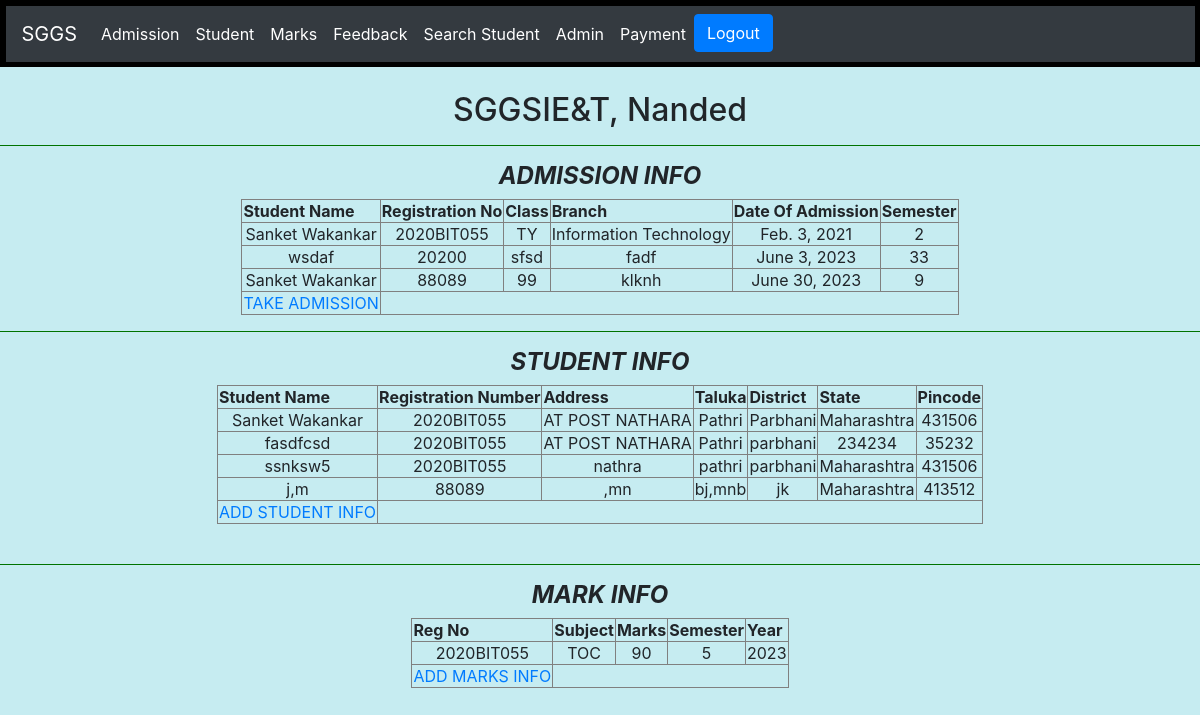
Screenshot of /feedback/ (signed in) with the database file from the repository.
### cl/models.py (models this page shows)
class Admission(models.Model):
    regno = models.CharField(max_length = 50)
    sname = models.CharField(max_length = 100)
    classes = models.CharField(max_length = 30)
    branch = models.CharField(max_length = 30)
    doa = models.DateField(auto_now=False, auto_now_add=False)
    semester =  models.PositiveIntegerField()
    def __str__(self):
        return '%s' % (self.regno)

class Student(models.Model):
    sname = models.CharField(max_length = 70)
    regno = models.ForeignKey(Admission,related_name='regno_Student_set', on_delete=models.CASCADE)
    address = models.CharField(max_length = 100)
    taluka = models.CharField(max_length = 30)
    district = models.CharField(max_length = 30)
    state = models.CharField(max_length = 30)
    pincode = models.PositiveIntegerField()

class Marks(models.Model):
    regno =  models.ForeignKey(Admission,related_name='mregno_Student_set', on_delete=models.CASCADE)
    subject = models.CharField(max_length = 50)
    mark = models.CharField(max_length = 50)
    semester = models.CharField(max_length = 50)
    year = models.CharField(max_length = 10)

### cl/views.py (the view)
# urls.py: path('feedback/',views.feedback),
@login_required(login_url='login')
def feedback(request):
    context={}
    adm = Student.objects.all()
    m = Marks.objects.all()
    a = Admission.objects.all()
    context = {'data': adm,
     'mdata': m,
     'adata': a
        }
    return render(request,"feedback.html",context)

### templates/feedback.html (shortened to what this page needs)
<htmp <DOCTYPE!>
    <html>
        <head>
            {% include "index.html" %}
       </head>
        <body>
            <h2> <center>SGGSIE&T, Nanded</h2></center>
    <div>
        <table border=1  color="black" align="center" >
        <hr color="green">
        <h4> <center> <b><i>ADMISSION INFO </i></b></center> </h4>
               <table border=1  color="black" align="center" >
          <tr>
        <th>Student Name </th>
        <th> Registration No </th>
        <th> Class </th>
        <th> Branch </th>
        <th> Date Of Admission </th>
        <th> Semester </th>
          </tr>
        {% for aentry in adata %}
        <tr>
  <td align="center"> {{ aentry.sname }} </td>
  <td align="center"> {{ aentry.regno }} </td>
  <td align="center"> {{ aentry.classes }} </td>
  <td align="center"> {{ aentry.branch }} </td>
  <td align="center"> {{ aentry.doa}} </td>
  <td align="center"> {{ aentry.semester }} </td>
        </tr>
        {% endfor %}
   <td align="center">
      <a href = {% url 'adm' %}>TAKE ADMISSION </a>
    </td>
    </table>
    </div>
            <div>
              <hr color="green">
              <h4> <center> <b><i>STUDENT INFO </i></b></center> </h4>
                     <table border=1  color="red" align="center" >
                    <tr>
              <th> Student Name </th>
              <th> Registration Number </th>
              <th> Address </th>
              <th> Taluka </th>
              <th> District </th>
              <th> State </th>
              <th> Pincode </th>
                     </tr>
                    {% for entry in data %}
                    <tr>
              <td align="center"> {{ entry.sname }} </td>
              <td align="center"> {{ entry.regno }} </td>
              <td align="center"> {{ entry.address }} </td>
              <td align="center"> {{ entry.taluka }} </td>
              <td align="center"> {{ entry.district }} </td>
              <td align="center"> {{ entry.state }} </td>
              <td align="center"> {{ entry.pincode }} </td>
                 </tr>
                {% endfor %}
                <td align="center">
                  <a href = {% url 'stu' %}>ADD STUDENT INFO </a>
                </td>
                </table>
                </div>
                <br>
            <div>
                <table border=1  color="red" align="center" >
                <hr color="green">
                <h4> <center> <b><i>MARK INFO </i></b></center> </h4>
                       <table border=1  color="red" align="center" >
                  <tr>
                <th> Reg No </th>
                <th> Subject </th>
                <th> Marks </th>
                <th> Semester </th>
                <th> Year </th>
                  </tr>
                {% for mentry in mdata %}
                <tr>
          <td align="center"> {{ mentry.regno }} </td>
          <td align="center"> {{ mentry.subject }} </td>
          <td align="center"> {{ mentry.mark }} </td>
          <td align="center"> {{ mentry.semester }} </td>
          <td align="center"> {{ mentry.year }} </td>
                </tr>
                {% endfor %}
          <td align="center">
                <a href = {% url 'mar' %}>ADD MARKS INFO </a>
          </td>
          </table>
          </div>
        </body>
    </html>

### templates/index.html (shortened to what this page needs)
<HTML DOCTYPE!>
<html lang="en">
  <head>
    <link rel="stylesheet" href="https://cdn.jsdelivr.net/npm/bootstrap@4.0.0/dist/css/bootstrap.min.css">
  </head>
  <body>
    <div class="black">
    <nav class="navbar navbar-expand-lg navbar-dark bg-dark">
        <a class="navbar-brand" href="/">SGGS</a>
        <div class="collapse navbar-collapse" id="navbarNav">
          <ul class="navbar-nav">
            <li class="nav-item active">
              <a class="nav-link" href="/admission">Admission <span class="sr-only">(current)</span></a>
            </li>
            <li class="nav-item active">
                <a class="nav-link" href="/student">Student <span class="sr-only">(current)</span></a>
              </li>
              <li class="nav-item active">
                <a class="nav-link" href="/marks">Marks <span class="sr-only">(current)</span></a>
              </li>
              <li class="nav-item active">
                <a class="nav-link" href="/feedback">Feedback <span class="sr-only">(current)</span></a>
              </li>
              <li class="nav-item active">
                <a class="nav-link" href="/search_stu">Search Student <span class="sr-only">(current)</span></a>
              </li>
              <li class="nav-item active">
                <a class="nav-link" href="/admin">Admin <span class="sr-only">(current)</span></a>
              </li>
              <li class="nav-item active">
                <a class="nav-link" href="/pay">Payment <span class="sr-only">(current)</span></a>
              </li>
              <li class="nav-item active">
                <a class="btn btn-primary" href="{% url 'logout' %}">Logout<span class="sr-only">(current)</span></a>
              </li>
          </ul>
        </div>
      </nav>
    </div>
    <br>
  </body>
</html>

### templates/index.html (style rules this page uses)
.black { color: white; background-color:black; padding: 5.5px; }

### templates/feedback.html (style rules this page uses)
body { background-color: rgb(198, 236, 241); }

### rows the page displays
Admission: sname "Sanket Wakankar", regno "2020BIT055", classes "TY", branch "Information Technology", doa "Feb. 3, 2021", semester "2"
Admission: sname "wsdaf", regno "20200", classes "sfsd", branch "fadf", doa "June 3, 2023", semester "33"
Admission: sname "Sanket Wakankar", regno "88089", classes "99", branch "klknh", doa "June 30, 2023", semester "9"
Student: sname "Sanket Wakankar", regno "2020BIT055", address "AT POST NATHARA", taluka "Pathri", district "Parbhani", state "Maharashtra", pincode "431506"
Student: sname "fasdfcsd", regno "2020BIT055", address "AT POST NATHARA", taluka "Pathri", district "parbhani", state "234234", pincode "35232"
Student: sname "ssnksw5", regno "2020BIT055", address "nathra", taluka "pathri", district "parbhani", state "Maharashtra", pincode "431506"
Student: sname "j,m", regno "88089", address ",mn", taluka "bj,mnb", district "jk", state "Maharashtra", pincode "413512"
Marks: regno "2020BIT055", subject "TOC", mark "90", semester "5", year "2023"
